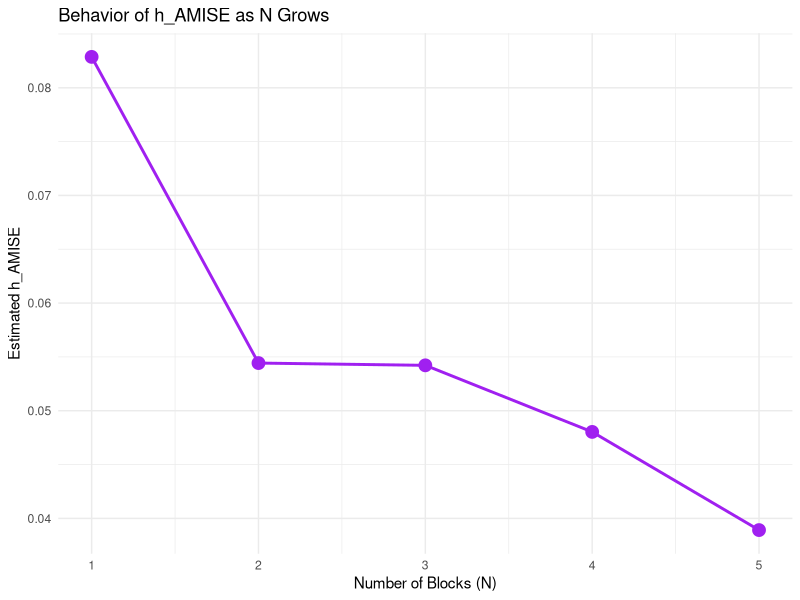

This figure's R source: (Note: a time limit stopped this script after it produced the figure.)
library(ggplot2)
library(dplyr)
library(tidyr)
library(gridExtra)

# Set seed
set.seed(953)

# Define the true regression function m(x) 
true_m <- function(x) {
  sin(1 / (x / 3 + 0.1))
}

#Function to generate data
# Generates n samples from Y = m(X) + epsilon, with X ~ Beta(alpha, beta) and epsilon ~ N(0, sigma_sq)
generate_data <- function(n, alpha, beta, sigma_sq = 1) {
  # Generate the covariate X from a Beta distribution
  x <- rbeta(n, shape1 = alpha, shape2 = beta)
  
  # Generate the error epsilon from a Normal distribution
  epsilon <- rnorm(n, mean = 0, sd = sqrt(sigma_sq))
  
  # Calculate the response Y
  y <- true_m(x) + epsilon
  
  # Return the data as a dataframe
  return(data.frame(x = x, y = y))
}


#Function to find the optimal number of blocks 
find_optimal_N <- function(sim_data, min_block_size = 20) {
  n <- nrow(sim_data)
  N_max <- max(min(floor(n / min_block_size), 5), 1) # N_max respects min_block_size
  
  if (N_max < 1) return(1) # Edge case for very small n
  
  rss_values <- numeric(N_max) #create a vector to save rrs_values
  
  for (N in 1:N_max) {
    if (n / N < min_block_size && N > 1) {
      rss_values[N] <- NA
      next
    }
    
    # Create the 'block' column. 
    # If N=1, assign 1 to all rows --> every row has the exact same identifier 
    sim_data_N <- sim_data %>% 
      mutate(block = if (N > 1) cut(x, breaks = N, labels = FALSE, include.lowest = TRUE) else 1)
    
    # Calculate RSS for each block
    #For the current block (.), it attempts to fit a linear model (lm) with a fourth-degree polynomial 
    #If the fit fails (too few data points in the block), the program will store an error object (no stop)
    #The sum of the RRS of the blocks at the end of each iteration is saved in the vector 'rss_values'
    
    rss_by_block <- sim_data_N %>%
      group_by(block) %>%
      do({
        fit <- try(lm(y ~ poly(x, 4, raw = TRUE), data = .), silent = TRUE)
        if (inherits(fit, "try-error")) { data.frame(rss = NA) } else { data.frame(rss = sum(residuals(fit)^2)) }
      })
    rss_values[N] <- sum(rss_by_block$rss, na.rm = TRUE)
  }
  
  if(all(is.na(rss_values))) return(1)
  
  valid_indices <- which(!is.na(rss_values))
  last_valid_N_max <- max(valid_indices)
  
  if ((n - 5 * last_valid_N_max) <= 0) return(1) 
  rss_Nmax <- rss_values[last_valid_N_max]
  
  #Define a vector in which we save the Mallow's Cp for each N
  cp_values <- (rss_values[valid_indices] / (rss_Nmax/ (n - 5 * last_valid_N_max))) - (n - 10 * valid_indices)
  
  # Find the index of the minimum Cp among the valid ones
  best_index_in_valid_set <- which.min(cp_values)
  
  # Return the correct value of N
  N_star <- valid_indices[best_index_in_valid_set]
  
  return(N_star)
}

estimate_parameters <- function(sim_data, N) {
  n <- nrow(sim_data)
  
  #Estimate theta_22
  #Divide the data into N blocks based on the value of x
  sim_data_N <- sim_data %>% 
    mutate(block = if (N > 1) cut(x, breaks = N, labels = FALSE, include.lowest = TRUE) else 1)
  
  #Function to calculate the squared second derivative:
  get_m_double_prime_sq <- function(data_subset) {
    # Fit the 4th-degree polynomial model.
    fit <- try(lm(y ~ poly(x, 4, raw = TRUE), data = data_subset), silent = TRUE)
    
    # Error handling: if the fit fails, return NA
    if (inherits(fit, "try-error") || length(coef(fit)) < 5) {
      return(rep(NA, nrow(data_subset)))
    }
    
    # Extract the five estimated coefficients (beta_0, beta_1, ...)
    coeffs <- coef(fit)
    
    # Apply the formula for the second derivative of a quartic polynomial:
    # m''(x) = 2*beta_2 + 6*beta_3*x + 12*beta_4*x^2
    m_double_prime <- 2 * coeffs[3] + 6 * coeffs[4] * data_subset$x + 12 * coeffs[5] * data_subset$x^2
    
    # Return the square of this value (as required by the theta_22 formula)
    return(m_double_prime^2)
  }
  
  # Apply the helper function to each block of data
  # 'group_map' creates a list where each element is the result for one block
  # 'unlist' combines this list of vectors into a single large vector (inner sum of teh given formula)
  m_double_prime_sq_values <- unlist(
    sim_data_N %>% group_by(block) %>% group_map(~ get_m_double_prime_sq(.x))
  )
  
  # Calculate theta_22 by taking the mean of all the squared second derivative values
  # Theta_22 = (1/n) * sum(m''(xi)^2)
  theta_22_hat <- mean(m_double_prime_sq_values, na.rm = TRUE)
  
  #Estimate sigma_sq
  # We re-calculate the RSS for the chosen number of blocks, N.
  rss_by_block <- sim_data_N %>%
    group_by(block) %>%
    do({
      fit <- try(lm(y ~ poly(x, 4, raw = TRUE), data = .), silent = TRUE)
      if (inherits(fit, "try-error")) { data.frame(rss = NA) } else { data.frame(rss = sum(residuals(fit)^2)) }
    })
  rss_N <- sum(rss_by_block$rss, na.rm = TRUE)
  
  # Calculate sigma^2 using the RSS (as in the formula)
  if ((n - 5 * N) <= 0) {
    sigma_sq_hat <- NA
  } else {
    sigma_sq_hat <- rss_N / (n - 5 * N)
  }
  
  #Return all estimated parameters in a list
  return(list(
    sigma_sq_hat = sigma_sq_hat,
    theta_22_hat = theta_22_hat,
    RSS = rss_N
  ))
}
#-------------------------------------------------------
#How does h_AMISE behave when N grows?

# Function to calculate h_AMISE for each potential N
analyze_h_vs_N <- function(n, alpha, beta, sigma2) {
  sim_data <- generate_data(n = n, alpha = alpha, beta = beta, sigma_sq = sigma2) %>% arrange(x)
  N_max <- max(min(floor(n / 20), 5), 1)
  h_results <- vector("list", N_max)
  
  for (N in 1:N_max) {
    params <- estimate_parameters(sim_data, N) # Estimate parameters for the current N
    
    if(is.na(params$theta_22_hat) || params$theta_22_hat == 0 || is.na(params$sigma_sq_hat)) {
      h_amise_N <- NA
    } else {
      h_amise_N <- (n^(-1/5)) * ((35 * params$sigma_sq_hat) / abs(params$theta_22_hat))^(1/5)
    }
    h_results[[N]] <- data.frame(N = N, h_amise_at_N = h_amise_N)
  }
  return(bind_rows(h_results))
}

# Run the analysis for a large dataset (n=2000)
h_vs_N_data <- analyze_h_vs_N(n = 2000, alpha = 2, beta = 5, sigma2 = 1)

# Plot the results
plot_h_vs_N <- ggplot(h_vs_N_data, aes(x = N, y = h_amise_at_N)) +
  geom_line(linewidth = 1, color = "purple") +
  geom_point(size = 4, color = "purple") +
  labs(
    title = "Behavior of h_AMISE as N Grows",
    x = "Number of Blocks (N)",
    y = "Estimated h_AMISE"
  ) +
  scale_x_continuous(breaks = 1:max(h_vs_N_data$N, na.rm=TRUE)) +
  theme_minimal()

print(plot_h_vs_N)

#---------------------------------------------------------------
#Should N depend on n? Why?
        
# Vector of sample sizes to test
n_values <- seq(200, 3000, by = 200)
# Number of replications for each n to average out randomness
N_REPLICATIONS <- 200

# Fixed parameters for the Beta distribution
ALPHA <- 2
BETA <- 5

results_list <- list()

# OUTER LOOP: iterates over each value of n
for (n_i in n_values) {
  
  print(paste("Running", N_REPLICATIONS, "replications for n =", n_i))
  
  # Vector to store the results of each replication for the current n
  n_opt_replicates <- numeric(N_REPLICATIONS)
  
  # INNER LOOP: runs the simulation multiple times for the same n
  for (rep in 1:N_REPLICATIONS) {
    # 1. Generate data
    sim_data <- generate_data(n = n_i, alpha = ALPHA, beta = BETA) %>% arrange(x)
    
    # 2. Find the optimal N for this specific dataset
    N_opt <- find_optimal_N(sim_data)
    
    # 3. Store the result of this replication
    n_opt_replicates[rep] <- N_opt
  }
  
  # Calculate the average of the results for the current n
  average_n_opt <- mean(n_opt_replicates, na.rm = TRUE)
  
  # Add the averaged result for this n_i to the list
  results_list[[length(results_list) + 1]] <- data.frame(
    n = n_i,
    avg_N_opt = average_n_opt
  )
}

#Combine all results into a dataframe
results_averaged <- bind_rows(results_list)

# Plot: Average Optimal N vs. n
plot_N_vs_n <- ggplot(results_averaged, aes(x = n, y = avg_N_opt)) +
  geom_line(color="darkgreen", linewidth = 1.2) +
  geom_point(color="darkgreen", size = 3) +
  labs(title = "Average Optimal N vs. Sample Size (n)",
       subtitle = paste("Based on", N_REPLICATIONS, "replications per point"),
       x = "Sample Size (n)",
       y = "Average Optimal Number of Blocks (N_opt)") +
  theme_minimal()

print(plot_N_vs_n) 

#-------------------------------------------------------------------
#What happens when the number of observations varies a lot between different regions in the support of X? 
#How is this linked to the parameters of the Beta distribution?
  
beta_params <- list(
  "Uniform (a=1, b=1)" = c(1, 1), 
  "Unimodal (a=5, b=5)" = c(5, 5), 
  "U-shaped (a=0.5, b=0.5)" = c(0.5, 0.5), 
  "Asymmetric (a=5, b=2)" = c(5, 2)
)
n_fixed <- 500
results_dist_list <- list()

for (name in names(beta_params)) {
  print(paste("  Simulating for distribution:", name))
  params_beta <- beta_params[[name]]
  for (rep in 1:N_REPLICATIONS) {
    sim_data <- generate_data(n = n_fixed, alpha = params_beta[1], beta = params_beta[2], sigma_sq = 1) %>% arrange(x)
    N_star <- find_optimal_N(sim_data)
    if (is.na(N_star)) {
      h_amise <- NA
    } else {
      params <- estimate_parameters(sim_data, N_star)
      if(is.na(params$theta_22_hat) || params$theta_22_hat == 0 || is.na(params$sigma_sq_hat)) {
        h_amise <- NA
      } else {
        h_amise <- (n_fixed^(-1/5)) * ((35 * params$sigma_sq_hat) / abs(params$theta_22_hat))^(1/5)
      }
    }
    results_dist_list[[length(results_dist_list) + 1]] <- data.frame(distribution = name, h_amise = h_amise)
  }
}

results_dist_df <- bind_rows(results_dist_list) %>% filter(!is.na(h_amise))

results_dist_df$distribution <- factor(results_dist_df$distribution, levels = names(beta_params))
plot_h_vs_dist <- ggplot(results_dist_df, aes(x = distribution, y = h_amise, fill = distribution)) +
  geom_boxplot() +
  labs(title = paste("Impact of n° of observations in different regions on h_AMISE"), 
       x = "Distribution of X", 
       y = "Estimated Optimal Bandwidth") +
  theme_minimal() +
  theme(legend.position = "none", axis.text.x = element_text(angle = 10, hjust = 1))
print(plot_h_vs_dist)
